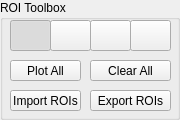
<?xml version="1.0" encoding="UTF-8"?>
<ui version="4.0">
 <class>GroupBox</class>
 <widget class="QGroupBox" name="GroupBox">
  <property name="geometry">
   <rect>
    <x>0</x>
    <y>0</y>
    <width>180</width>
    <height>120</height>
   </rect>
  </property>
  <property name="minimumSize">
   <size>
    <width>180</width>
    <height>120</height>
   </size>
  </property>
  <property name="windowTitle">
   <string>GroupBox</string>
  </property>
  <property name="title">
   <string>ROI Toolbox</string>
  </property>
  <widget class="QPushButton" name="importROIButton">
   <property name="geometry">
    <rect>
     <x>10</x>
     <y>90</y>
     <width>71</width>
     <height>21</height>
    </rect>
   </property>
   <property name="text">
    <string>Import ROIs</string>
   </property>
  </widget>
  <widget class="QPushButton" name="point">
   <property name="geometry">
    <rect>
     <x>130</x>
     <y>20</y>
     <width>41</width>
     <height>31</height>
    </rect>
   </property>
   <property name="toolTip">
    <string>Point</string>
   </property>
   <property name="text">
    <string/>
   </property>
   <property name="icon">
    <iconset>
     <normaloff>../images/point.png</normaloff>../images/point.png</iconset>
   </property>
   <property name="checkable">
    <bool>true</bool>
   </property>
   <property name="checked">
    <bool>false</bool>
   </property>
   <property name="autoExclusive">
    <bool>true</bool>
   </property>
   <property name="flat">
    <bool>false</bool>
   </property>
  </widget>
  <widget class="QPushButton" name="line">
   <property name="geometry">
    <rect>
     <x>50</x>
     <y>20</y>
     <width>41</width>
     <height>31</height>
    </rect>
   </property>
   <property name="toolTip">
    <string>Line</string>
   </property>
   <property name="text">
    <string/>
   </property>
   <property name="icon">
    <iconset>
     <normaloff>../images/line.png</normaloff>../images/line.png</iconset>
   </property>
   <property name="checkable">
    <bool>true</bool>
   </property>
   <property name="autoExclusive">
    <bool>true</bool>
   </property>
   <property name="flat">
    <bool>false</bool>
   </property>
  </widget>
  <widget class="QPushButton" name="rectangle">
   <property name="geometry">
    <rect>
     <x>10</x>
     <y>20</y>
     <width>41</width>
     <height>31</height>
    </rect>
   </property>
   <property name="toolTip">
    <string>Rectangle</string>
   </property>
   <property name="text">
    <string/>
   </property>
   <property name="icon">
    <iconset>
     <normaloff>../images/rect.png</normaloff>../images/rect.png</iconset>
   </property>
   <property name="checkable">
    <bool>true</bool>
   </property>
   <property name="checked">
    <bool>true</bool>
   </property>
   <property name="autoExclusive">
    <bool>true</bool>
   </property>
   <property name="flat">
    <bool>false</bool>
   </property>
  </widget>
  <widget class="QPushButton" name="clearButton">
   <property name="geometry">
    <rect>
     <x>90</x>
     <y>60</y>
     <width>81</width>
     <height>21</height>
    </rect>
   </property>
   <property name="text">
    <string>Clear All</string>
   </property>
  </widget>
  <widget class="QPushButton" name="freehand">
   <property name="geometry">
    <rect>
     <x>90</x>
     <y>20</y>
     <width>41</width>
     <height>31</height>
    </rect>
   </property>
   <property name="toolTip">
    <string>Freehand</string>
   </property>
   <property name="text">
    <string/>
   </property>
   <property name="icon">
    <iconset>
     <normaloff>../images/freehand.png</normaloff>../images/freehand.png</iconset>
   </property>
   <property name="checkable">
    <bool>true</bool>
   </property>
   <property name="checked">
    <bool>false</bool>
   </property>
   <property name="autoExclusive">
    <bool>true</bool>
   </property>
   <property name="flat">
    <bool>false</bool>
   </property>
  </widget>
  <widget class="QPushButton" name="exportROIButton">
   <property name="geometry">
    <rect>
     <x>90</x>
     <y>90</y>
     <width>81</width>
     <height>21</height>
    </rect>
   </property>
   <property name="text">
    <string>Export ROIs</string>
   </property>
  </widget>
  <widget class="QPushButton" name="plotAllButton">
   <property name="geometry">
    <rect>
     <x>10</x>
     <y>60</y>
     <width>71</width>
     <height>21</height>
    </rect>
   </property>
   <property name="text">
    <string>Plot All</string>
   </property>
  </widget>
 </widget>
 <resources/>
 <connections/>
</ui>
